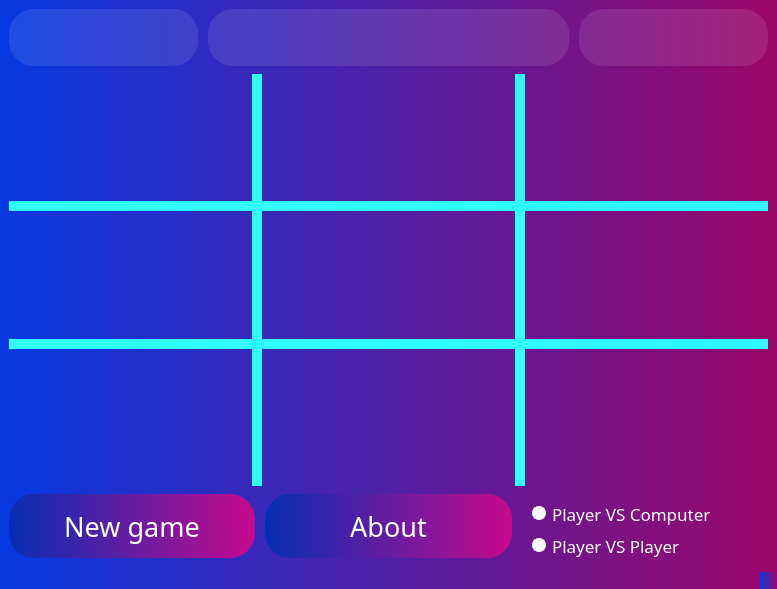
<?xml version="1.0" encoding="UTF-8"?>
<ui version="4.0">
 <class>MainWindow</class>
 <widget class="QMainWindow" name="MainWindow">
  <property name="geometry">
   <rect>
    <x>0</x>
    <y>0</y>
    <width>752</width>
    <height>589</height>
   </rect>
  </property>
  <property name="windowTitle">
   <string>MainWindow</string>
  </property>
  <property name="styleSheet">
   <string notr="true">
background-color: qlineargradient(spread:reflect, x1:0, y1:0, x2:1, y2:0, stop:0 rgb(5, 57, 226), stop:1 rgb(156, 7, 106));</string>
  </property>
  <widget class="QWidget" name="centralwidget">
   <layout class="QGridLayout" name="gridLayout_3">
    <item row="0" column="0">
     <layout class="QVBoxLayout" name="verticalLayout" stretch="1,8,1">
      <property name="spacing">
       <number>8</number>
      </property>
      <property name="bottomMargin">
       <number>0</number>
      </property>
      <item>
       <layout class="QGridLayout" name="gridLayout_2" columnstretch="2,3,2">
        <property name="leftMargin">
         <number>0</number>
        </property>
        <property name="topMargin">
         <number>0</number>
        </property>
        <property name="rightMargin">
         <number>0</number>
        </property>
        <property name="horizontalSpacing">
         <number>10</number>
        </property>
        <property name="verticalSpacing">
         <number>0</number>
        </property>
        <item row="0" column="1">
         <widget class="QLineEdit" name="lineEdit_2">
          <property name="sizePolicy">
           <sizepolicy hsizetype="Minimum" vsizetype="Minimum">
            <horstretch>0</horstretch>
            <verstretch>0</verstretch>
           </sizepolicy>
          </property>
          <property name="font">
           <font>
            <family>MV Boli</family>
            <pointsize>-1</pointsize>
            <italic>false</italic>
            <bold>false</bold>
           </font>
          </property>
          <property name="styleSheet">
           <string notr="true">background-color: rgba(255, 255, 255,25);
border-radius : 25px solid black;
color: white;
font-size : 40px;
</string>
          </property>
          <property name="text">
           <string/>
          </property>
          <property name="cursorPosition">
           <number>0</number>
          </property>
          <property name="readOnly">
           <bool>true</bool>
          </property>
         </widget>
        </item>
        <item row="0" column="0">
         <widget class="QLineEdit" name="lineEdit">
          <property name="sizePolicy">
           <sizepolicy hsizetype="Expanding" vsizetype="Minimum">
            <horstretch>0</horstretch>
            <verstretch>0</verstretch>
           </sizepolicy>
          </property>
          <property name="font">
           <font>
            <family>Yu Gothic UI Semibold</family>
            <pointsize>28</pointsize>
            <italic>false</italic>
            <bold>true</bold>
            <underline>false</underline>
            <strikeout>false</strikeout>
            <kerning>true</kerning>
           </font>
          </property>
          <property name="mouseTracking">
           <bool>true</bool>
          </property>
          <property name="acceptDrops">
           <bool>true</bool>
          </property>
          <property name="layoutDirection">
           <enum>Qt::LayoutDirection::LeftToRight</enum>
          </property>
          <property name="autoFillBackground">
           <bool>false</bool>
          </property>
          <property name="styleSheet">
           <string notr="true">background-color: rgba(255, 255, 255,25);
border-radius : 25px solid black;
color: white;
background-image: url('Assignment-18/Tic_Toc_Toe/oo.png');
background-repeat: no-repeat;
background-position: left;
 padding: 0 40px</string>
          </property>
          <property name="text">
           <string/>
          </property>
          <property name="echoMode">
           <enum>QLineEdit::EchoMode::Normal</enum>
          </property>
          <property name="readOnly">
           <bool>true</bool>
          </property>
          <property name="clearButtonEnabled">
           <bool>false</bool>
          </property>
         </widget>
        </item>
        <item row="0" column="2">
         <widget class="QLineEdit" name="lineEdit_3">
          <property name="sizePolicy">
           <sizepolicy hsizetype="Maximum" vsizetype="Minimum">
            <horstretch>0</horstretch>
            <verstretch>0</verstretch>
           </sizepolicy>
          </property>
          <property name="font">
           <font>
            <family>Yu Gothic UI Semibold</family>
            <pointsize>28</pointsize>
            <bold>true</bold>
           </font>
          </property>
          <property name="styleSheet">
           <string notr="true">background-color: rgba(255, 255, 255,25);
border-radius : 25px solid black;
color: white;
background-image: url('Assignment-18/Tic_Toc_Toe/xx.png');
background-repeat: no-repeat;
background-position: left;
  padding: 0 40px</string>
          </property>
          <property name="readOnly">
           <bool>true</bool>
          </property>
         </widget>
        </item>
       </layout>
      </item>
      <item>
       <layout class="QGridLayout" name="gridLayout">
        <property name="leftMargin">
         <number>0</number>
        </property>
        <property name="topMargin">
         <number>0</number>
        </property>
        <property name="rightMargin">
         <number>0</number>
        </property>
        <property name="bottomMargin">
         <number>0</number>
        </property>
        <property name="spacing">
         <number>0</number>
        </property>
        <item row="1" column="1">
         <widget class="QPushButton" name="pushButton_5">
          <property name="sizePolicy">
           <sizepolicy hsizetype="Expanding" vsizetype="Expanding">
            <horstretch>0</horstretch>
            <verstretch>0</verstretch>
           </sizepolicy>
          </property>
          <property name="font">
           <font>
            <pointsize>36</pointsize>
           </font>
          </property>
          <property name="styleSheet">
           <string notr="true">border: 10px solid #30ffff;
 border-width: 0px 0px 10px 0px;
background-color: rgba(255, 255, 255,0);</string>
          </property>
          <property name="text">
           <string/>
          </property>
          <property name="default">
           <bool>false</bool>
          </property>
          <property name="flat">
           <bool>true</bool>
          </property>
         </widget>
        </item>
        <item row="2" column="2">
         <widget class="QPushButton" name="pushButton_9">
          <property name="sizePolicy">
           <sizepolicy hsizetype="Expanding" vsizetype="Expanding">
            <horstretch>0</horstretch>
            <verstretch>0</verstretch>
           </sizepolicy>
          </property>
          <property name="font">
           <font>
            <pointsize>36</pointsize>
           </font>
          </property>
          <property name="styleSheet">
           <string notr="true">border: 10px solid rgb(48, 255, 255);
border-width: 0px 0px 0px 10px;
background-color: rgba(255, 255, 255,0);</string>
          </property>
          <property name="text">
           <string/>
          </property>
          <property name="autoDefault">
           <bool>false</bool>
          </property>
          <property name="default">
           <bool>false</bool>
          </property>
          <property name="flat">
           <bool>false</bool>
          </property>
         </widget>
        </item>
        <item row="0" column="2">
         <widget class="QPushButton" name="pushButton_3">
          <property name="sizePolicy">
           <sizepolicy hsizetype="Expanding" vsizetype="Expanding">
            <horstretch>0</horstretch>
            <verstretch>0</verstretch>
           </sizepolicy>
          </property>
          <property name="font">
           <font>
            <pointsize>36</pointsize>
           </font>
          </property>
          <property name="styleSheet">
           <string notr="true">
border: 10px solid #2ff8f8 ;

border-width :0 0 10 10;
background-color:rgba(255,255,255,0);
transition-duration: 0.4s;
</string>
          </property>
          <property name="text">
           <string/>
          </property>
          <property name="default">
           <bool>false</bool>
          </property>
          <property name="flat">
           <bool>true</bool>
          </property>
         </widget>
        </item>
        <item row="1" column="0">
         <widget class="QPushButton" name="pushButton_4">
          <property name="sizePolicy">
           <sizepolicy hsizetype="Expanding" vsizetype="Expanding">
            <horstretch>0</horstretch>
            <verstretch>0</verstretch>
           </sizepolicy>
          </property>
          <property name="font">
           <font>
            <pointsize>36</pointsize>
           </font>
          </property>
          <property name="styleSheet">
           <string notr="true">border: 10px solid #30ffff ;
 border-width: 0px 10px 10px 0px;
background-color: rgba(255, 255, 255,0);
</string>
          </property>
          <property name="text">
           <string/>
          </property>
          <property name="default">
           <bool>false</bool>
          </property>
          <property name="flat">
           <bool>true</bool>
          </property>
         </widget>
        </item>
        <item row="0" column="0">
         <widget class="QPushButton" name="pushButton_1">
          <property name="sizePolicy">
           <sizepolicy hsizetype="Expanding" vsizetype="Expanding">
            <horstretch>0</horstretch>
            <verstretch>0</verstretch>
           </sizepolicy>
          </property>
          <property name="font">
           <font>
            <pointsize>36</pointsize>
           </font>
          </property>
          <property name="styleSheet">
           <string notr="true">border: 10px solid #30ffff ;
 border-width: 0px 10px 10px 0px;
background-color: rgba(255, 255, 255,0);
</string>
          </property>
          <property name="text">
           <string/>
          </property>
          <property name="default">
           <bool>false</bool>
          </property>
          <property name="flat">
           <bool>true</bool>
          </property>
         </widget>
        </item>
        <item row="0" column="1">
         <widget class="QPushButton" name="pushButton_2">
          <property name="sizePolicy">
           <sizepolicy hsizetype="Expanding" vsizetype="Expanding">
            <horstretch>0</horstretch>
            <verstretch>0</verstretch>
           </sizepolicy>
          </property>
          <property name="font">
           <font>
            <pointsize>36</pointsize>
           </font>
          </property>
          <property name="styleSheet">
           <string notr="true">border: 10px solid rgb(48, 255, 255) ;
 border-width: 0px 0px 10px 0px;
background-color: rgba(255, 255, 255,0);
</string>
          </property>
          <property name="text">
           <string/>
          </property>
          <property name="default">
           <bool>false</bool>
          </property>
          <property name="flat">
           <bool>true</bool>
          </property>
         </widget>
        </item>
        <item row="2" column="0">
         <widget class="QPushButton" name="pushButton_7">
          <property name="sizePolicy">
           <sizepolicy hsizetype="Expanding" vsizetype="Expanding">
            <horstretch>0</horstretch>
            <verstretch>0</verstretch>
           </sizepolicy>
          </property>
          <property name="font">
           <font>
            <pointsize>36</pointsize>
           </font>
          </property>
          <property name="styleSheet">
           <string notr="true">border: 10px solid #30ffff ;
 border-width: 0px 10px 0px 0px;
background-color: rgba(255, 255, 255,0);</string>
          </property>
          <property name="text">
           <string/>
          </property>
          <property name="autoDefault">
           <bool>false</bool>
          </property>
          <property name="default">
           <bool>false</bool>
          </property>
          <property name="flat">
           <bool>false</bool>
          </property>
         </widget>
        </item>
        <item row="1" column="2">
         <widget class="QPushButton" name="pushButton_6">
          <property name="sizePolicy">
           <sizepolicy hsizetype="Expanding" vsizetype="Expanding">
            <horstretch>0</horstretch>
            <verstretch>0</verstretch>
           </sizepolicy>
          </property>
          <property name="font">
           <font>
            <pointsize>36</pointsize>
           </font>
          </property>
          <property name="styleSheet">
           <string notr="true">border: 10px solid rgb(48, 255, 255);
 border-width: 0px 0px 10px 10px;
background-color: rgba(255, 255, 255,0);
</string>
          </property>
          <property name="text">
           <string/>
          </property>
          <property name="default">
           <bool>false</bool>
          </property>
          <property name="flat">
           <bool>true</bool>
          </property>
         </widget>
        </item>
        <item row="2" column="1">
         <widget class="QPushButton" name="pushButton_8">
          <property name="sizePolicy">
           <sizepolicy hsizetype="Expanding" vsizetype="Expanding">
            <horstretch>0</horstretch>
            <verstretch>0</verstretch>
           </sizepolicy>
          </property>
          <property name="font">
           <font>
            <pointsize>36</pointsize>
           </font>
          </property>
          <property name="styleSheet">
           <string notr="true">background-color: rgba(255, 255, 255,0);
border: 0px solid rgb(48, 255, 255);</string>
          </property>
          <property name="text">
           <string/>
          </property>
          <property name="autoDefault">
           <bool>false</bool>
          </property>
          <property name="default">
           <bool>true</bool>
          </property>
          <property name="flat">
           <bool>false</bool>
          </property>
         </widget>
        </item>
       </layout>
      </item>
      <item>
       <layout class="QHBoxLayout" name="horizontalLayout" stretch="3,3,3">
        <property name="spacing">
         <number>10</number>
        </property>
        <item>
         <widget class="QPushButton" name="pushButton">
          <property name="enabled">
           <bool>true</bool>
          </property>
          <property name="sizePolicy">
           <sizepolicy hsizetype="Expanding" vsizetype="Expanding">
            <horstretch>0</horstretch>
            <verstretch>0</verstretch>
           </sizepolicy>
          </property>
          <property name="font">
           <font>
            <family>MV Boli</family>
            <pointsize>20</pointsize>
            <italic>false</italic>
            <bold>false</bold>
           </font>
          </property>
          <property name="styleSheet">
           <string notr="true">
QPushButton:hover {
                                                         
border-radius :25px;
background-color: qlineargradient(spread:reflect, x1:0, y1:0, x2:1, y2:0, stop:0 rgb(199, 9, 139), stop:0.4 rgb(6, 47, 182),stop:1 rgb(199, 9, 139));
}

QPushButton{
                                                         
border-radius : 25px;
color:white;
background-color:qlineargradient(spread:reflect, x1:0, y1:0, x2:1, y2:0, stop:0 rgb(6, 47, 182), stop:1 rgb(199, 9, 139));
}

</string>
          </property>
          <property name="text">
           <string>New game</string>
          </property>
          <property name="flat">
           <bool>true</bool>
          </property>
         </widget>
        </item>
        <item>
         <widget class="QPushButton" name="pushButton_10">
          <property name="sizePolicy">
           <sizepolicy hsizetype="Expanding" vsizetype="Expanding">
            <horstretch>0</horstretch>
            <verstretch>0</verstretch>
           </sizepolicy>
          </property>
          <property name="font">
           <font>
            <family>MV Boli</family>
            <pointsize>20</pointsize>
            <bold>false</bold>
           </font>
          </property>
          <property name="styleSheet">
           <string notr="true">
QPushButton:hover {
                                                         
border-radius :25px;
background-color: qlineargradient(spread:reflect, x1:0, y1:0, x2:1, y2:0, stop:0 rgb(199, 9, 139), stop:0.4 rgb(6, 47, 182),stop:1 rgb(199, 9, 139));
}

QPushButton{
                                                         
border-radius : 25px;
color:white;
background-color:qlineargradient(spread:reflect, x1:0, y1:0, x2:1, y2:0, stop:0 rgb(6, 47, 182), stop:1 rgb(199, 9, 139));
}

</string>
          </property>
          <property name="text">
           <string>About</string>
          </property>
         </widget>
        </item>
        <item>
         <layout class="QVBoxLayout" name="verticalLayout_2">
          <property name="spacing">
           <number>7</number>
          </property>
          <property name="leftMargin">
           <number>10</number>
          </property>
          <property name="topMargin">
           <number>7</number>
          </property>
          <property name="rightMargin">
           <number>0</number>
          </property>
          <item>
           <widget class="QRadioButton" name="radioButton_2">
            <property name="sizePolicy">
             <sizepolicy hsizetype="Minimum" vsizetype="Minimum">
              <horstretch>0</horstretch>
              <verstretch>0</verstretch>
             </sizepolicy>
            </property>
            <property name="font">
             <font>
              <family>MV Boli</family>
              <pointsize>13</pointsize>
              <italic>false</italic>
              <bold>false</bold>
             </font>
            </property>
            <property name="autoFillBackground">
             <bool>false</bool>
            </property>
            <property name="styleSheet">
             <string notr="true">QRadioButton {
color:                  white;
background-color:  rgba(0,0,0,0);
}


QRadioButton::indicator {
    width:                  10px;
    height:                 10px;
    border-radius:          7px;

}


QRadioButton::indicator:checked {
    background-color:       qlineargradient(spread:reflect, x1:0, y1:0, x2:1, y2:0, stop:0 rgb(5, 57, 226), stop:0.6 rgb(156, 7, 106));

    border:                 2px solid white;
}

QRadioButton::indicator:unchecked {
    background-color:       white;
    border:                 2px solid white;
}
</string>
            </property>
            <property name="text">
             <string>Player VS Computer</string>
            </property>
           </widget>
          </item>
          <item>
           <widget class="QRadioButton" name="radioButton">
            <property name="enabled">
             <bool>true</bool>
            </property>
            <property name="sizePolicy">
             <sizepolicy hsizetype="Expanding" vsizetype="Expanding">
              <horstretch>0</horstretch>
              <verstretch>0</verstretch>
             </sizepolicy>
            </property>
            <property name="font">
             <font>
              <family>MV Boli</family>
              <pointsize>13</pointsize>
              <bold>false</bold>
             </font>
            </property>
            <property name="autoFillBackground">
             <bool>false</bool>
            </property>
            <property name="styleSheet">
             <string notr="true">QRadioButton {
color:                  white;
background-color:  rgba(0,0,0,0);
}


QRadioButton::indicator {
    width:                  10px;
    height:                 10px;
    border-radius:          7px;

}


QRadioButton::indicator:checked {
    background-color:       qlineargradient(spread:reflect, x1:0, y1:0, x2:1, y2:0, stop:0 rgb(5, 57, 226), stop:0.6 rgb(156, 7, 106));

    border:                 2px solid white;
}

QRadioButton::indicator:unchecked {
    background-color:       white;
    border:                 2px solid white;
}
</string>
            </property>
            <property name="text">
             <string>Player VS Player</string>
            </property>
           </widget>
          </item>
         </layout>
        </item>
       </layout>
      </item>
     </layout>
    </item>
   </layout>
  </widget>
  <widget class="QStatusBar" name="statusbar"/>
 </widget>
 <resources/>
 <connections/>
</ui>
